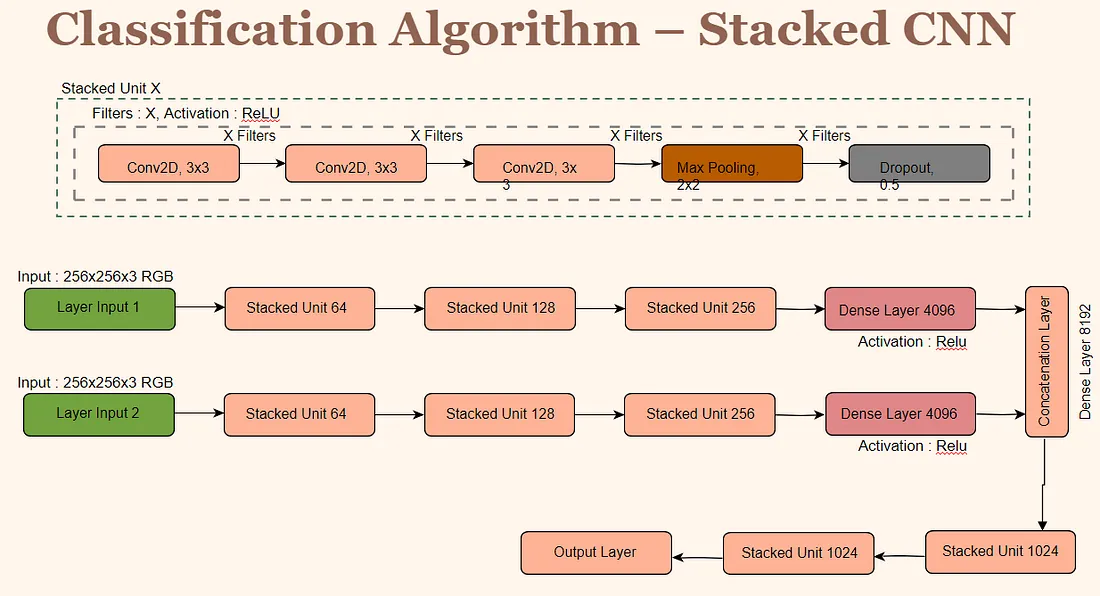
#> input picture images/0_1jnmlRMm6MWYRU1F.webp, 1100 x 596 px, given in place of 00000.png, which was not available
$ jupyter execute --allow-errors Image_Indexer.ipynb
#> lines starting #> are read from the running program, lines starting #| are printed output that depends on the picture; after the words box and inside, x2 and y2 are one past the last pixel; in counts of white or black regions, pixels touching at a corner belong together; pictures that were not available may be replaced by others from this repository, and a replacement may not be noted
[cell 1]
from PIL import Image
import os
import pandas as pd
import numpy as np
from tqdm import tqdm

[cell 2]
import numpy as np
from PIL import Image

def load_and_invert_mask(mask_path):
    mask = Image.open(mask_path).convert("L")
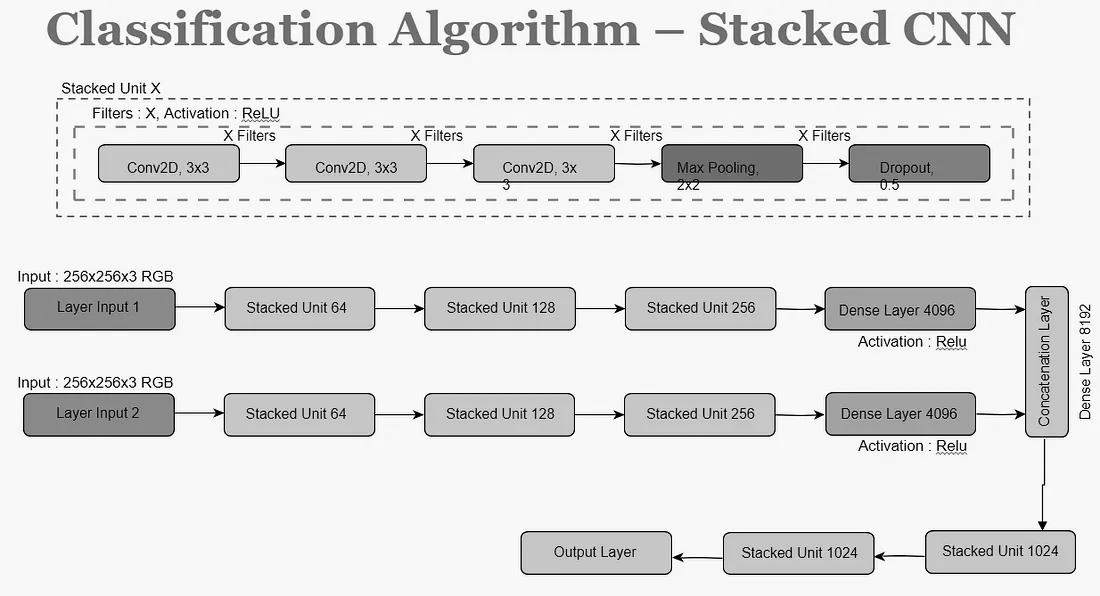
#> mask: PIL image 1100x596 L; min 0, max 255, mean 226.3
    mask_array = np.array(mask)

    inverted_mask = 255 - mask_array
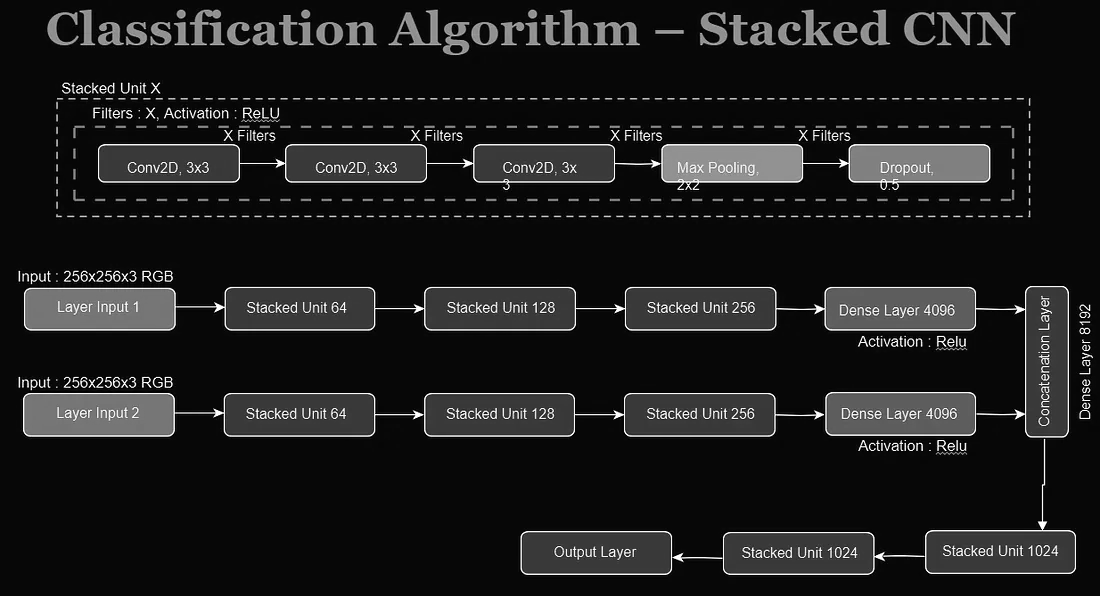
#> inverted_mask: shape (596, 1100); min 0, max 255, mean 28.7

    for i in range(len(inverted_mask)):
        for j in range(len(inverted_mask[i])):
            if inverted_mask[i][j] != 255:
                inverted_mask[i][j] = 0
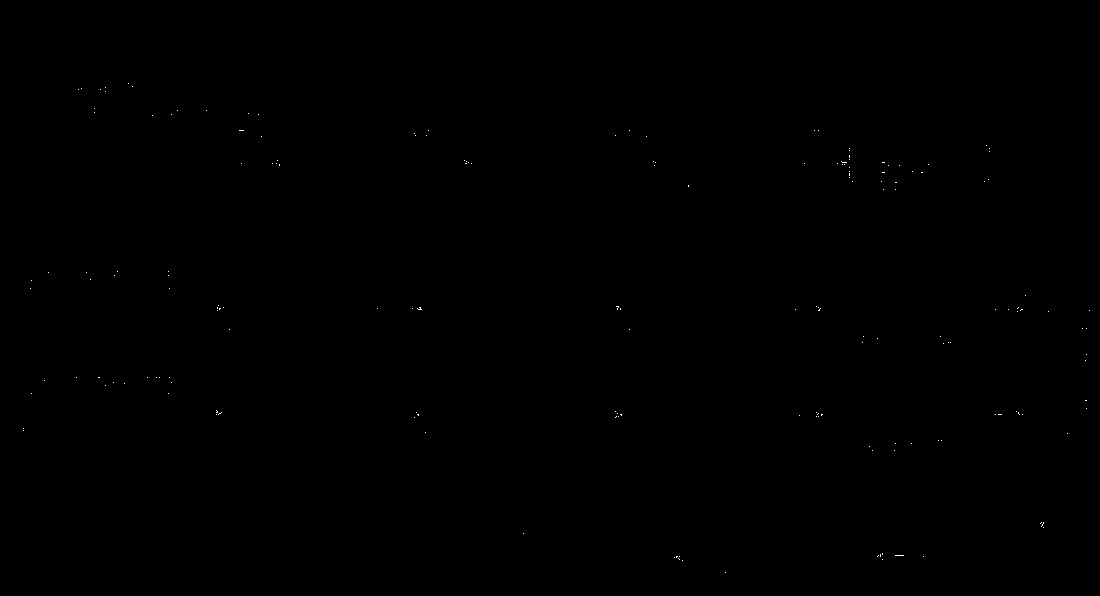
#> inverted_mask: shape (596, 1100); 0.04% white in thin lines or dots, all inside (x1, y1, x2, y2) = (23, 83, 1090, 573)

    return inverted_mask

def apply_mask(image_path, mask, output_path):
#> called with output_path = 'masked_image.png'
    image = Image.open(image_path)
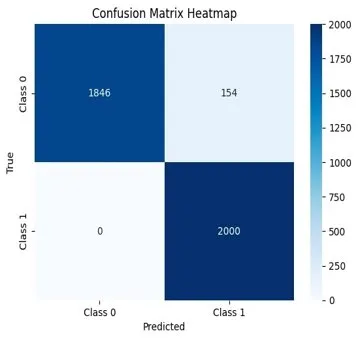
#> input picture images/0_As7DtQjHh0fiSLy_.webp, 358 x 340 px, given in place of 000043495.jpg, which was not available
#> image is the input picture: PIL image 358x340 RGB; mean R, G, B 169.3, 189.6, 211.9
    image = image.convert("RGBA")
#> image: PIL image 358x340 RGBA

    alpha = np.full((image.height, image.width), 255, dtype=np.uint8)
    alpha[mask == 0] = 0

    result = Image.merge("RGBA", (image.split()[:3] + (Image.fromarray(alpha),)))

    result.save(output_path)
